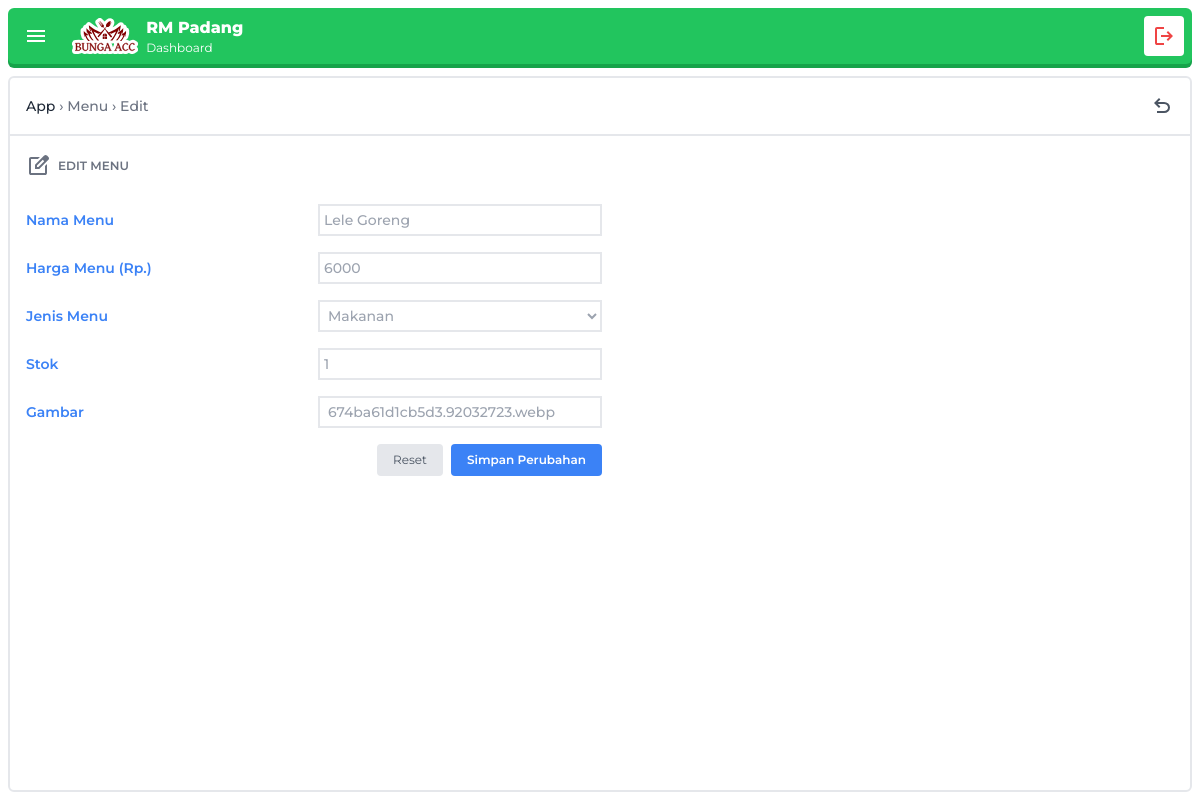
Page /dashboard.php?page=menu&action=edit&id=10 (signed in) on the committed database.
### tables this page shows
CREATE TABLE `menu` (
  `id_menu` int(11) NOT NULL,
  `nama_menu` varchar(50) NOT NULL,
  `harga_menu` decimal(15,2) NOT NULL,
  `jenis_menu` enum('Makanan','Minuman','Cemilan') NOT NULL,
  `stok` int(11) NOT NULL,
  `gambar` varchar(100) DEFAULT NULL
);

### functions.php (called while the page is built, shortened)
<?php
$conn = mysqli_connect("localhost", "root", "", "rm_padang");
function query($query)
{
  global $conn;
  $result = mysqli_query($conn, $query);
  $rows = [];
  while ($row = mysqli_fetch_assoc($result)):
    $rows[] = $row;
  endwhile;
  return $rows;
}

### forms/menu-edit.php (the view, shortened to what this page needs)
<?php
require_once("./functions.php");
$id = $_GET["id"];
$menu = query("SELECT * FROM menu WHERE id_menu = $id")[0];
?>
<div class="p-2 sm:p-4 font-medium whitespace-nowrap mt-2 sm:mt-0">
  <div class="grid gap-4 max-w-xl">
    <div class="flex items-center justify-center sm:justify-start gap-1 sm:gap-2 pb-2">
      <h4 class="uppercase text-gray-500 focus:bg-blue-400 text-left text-xs font-semibold">Edit menu</h4>
    </div>
    <form action="./execute.php" method="post" enctype="multipart/form-data" class="grid gap-2 sm:gap-4 [&>div>label]:text-xs sm:[&>div>label]:text-sm">
      <div class="grid grid-cols-1 sm:grid-cols-2 sm:items-center gap-1 sm:gap-2">
        <label for="nama_menu" class="text-blue-500 font-semibold">Nama Menu</label>
        <input type="text" name="nama_menu" id="nama_menu" value="<?= $menu['nama_menu'] ?>" required class="p-1 border-2 border-gray-200 focus:border-gray-400 text-gray-400 focus:text-gray-800 outline-none transition-all duration-300 ease-in-out bg-transparent" spellcheck="false">
      </div>
      <div class="grid grid-cols-1 sm:grid-cols-2 sm:items-center gap-1 sm:gap-2">
        <label for="harga_menu" class="text-blue-500 font-semibold">Harga Menu (Rp.)</label>
        <input type="number" name="harga_menu" id="harga_menu" value="<?= intval($menu['harga_menu']) ?>" required class="p-1 border-2 border-gray-200 focus:border-gray-400 text-gray-400 focus:text-gray-800 outline-none transition-all duration-300 ease-in-out bg-transparent" spellcheck="false">
      </div>
      <div class="grid grid-cols-1 sm:grid-cols-2 sm:items-center gap-1 sm:gap-2">
        <label for="jenis_menu" class="text-blue-500 font-semibold">Jenis Menu</label>
        <select name="jenis_menu" id="jenis_menu" class="p-1 border-2 border-gray-200 focus:border-gray-400 text-gray-400 focus:text-gray-800 outline-none transition-all duration-300 ease-in-out bg-transparent">
          <option value="Makanan" <?php echo $menu['jenis_menu'] === 'Makanan' ? "selected" : "" ?>>Makanan</option>
        </select>
      </div>
      <div class="grid grid-cols-1 sm:grid-cols-2 sm:items-center gap-1 sm:gap-2">
        <label for="stok" class="text-blue-500 font-semibold">Stok</label>
        <input type="number" name="stok" id="stok" value="<?= $menu['stok'] ?>" required class="p-1 border-2 border-gray-200 focus:border-gray-400 text-gray-400 focus:text-gray-800 outline-none transition-all duration-300 ease-in-out bg-transparent" spellcheck="false">
      </div>
      <div class="grid grid-cols-1 sm:grid-cols-2 sm:items-center gap-1 sm:gap-2">
        <label for="gambar" class="text-blue-500 font-semibold">Gambar</label>
        <div class="relative group">
          <label for="gambar" id="file-name" class="flex items-center w-full px-2 py-1 border-2 border-gray-200 text-gray-400 cursor-pointer bg-white transition-all duration-300 group-focus-within:border-gray-400 group-focus-within:text-gray-800">
            <?php echo $menu['gambar'] ? $menu['gambar'] : "Pilih Gambar"  ?>
          </label>
        </div>
        <div class="flex sm:flex-row flex-col gap-2 sm:col-span-2 place-self-end w-full sm:w-fit mt-2">
          <button type="reset" class="bg-gray-200 text-gray-600 p-2 px-4 rounded text-xs font-normal outline-none hover:text-gray-400 transition duration-300 ease-in-out sm:w-fit w-full ring-gray-300 focus:ring">Reset</button>
          <button type="submit" name="edit_menu" class="bg-blue-500 text-white p-2 px-4 rounded text-xs font-semibold outline-none hover:bg-blue-400 transition duration-300 ease-in-out sm:w-fit w-full focus:ring">Simpan Perubahan</button>
        </div>
      </div>
    </form>
  </div>
</div>

### rows in the picture
menu: nama_menu "Lele Goreng", harga_menu "6000", jenis_menu "Makanan", stok "1", gambar "674ba61d1cb5d3.92032723.webp"

### other values in the picture
$parent "App"
$childrenText "Menu › Edit"
